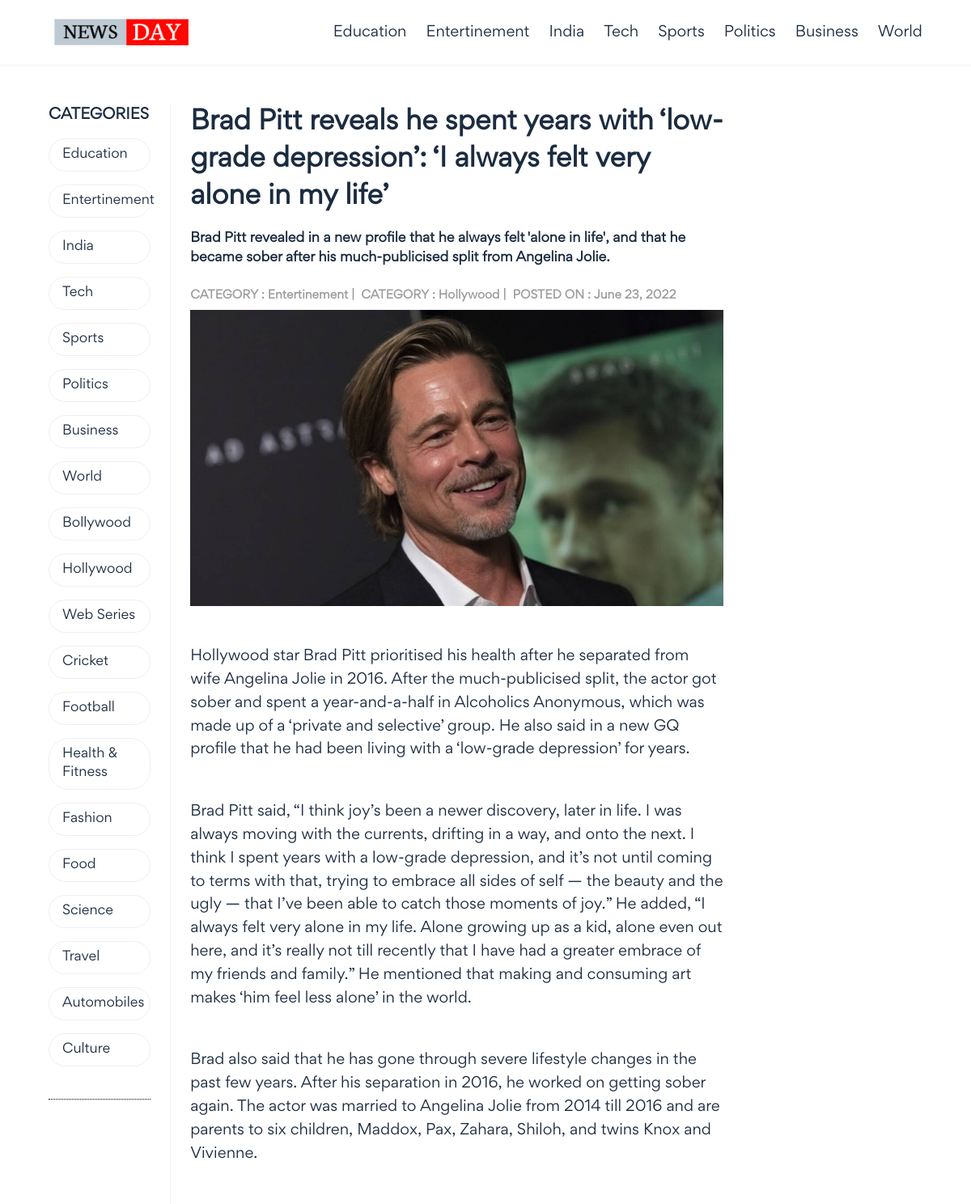
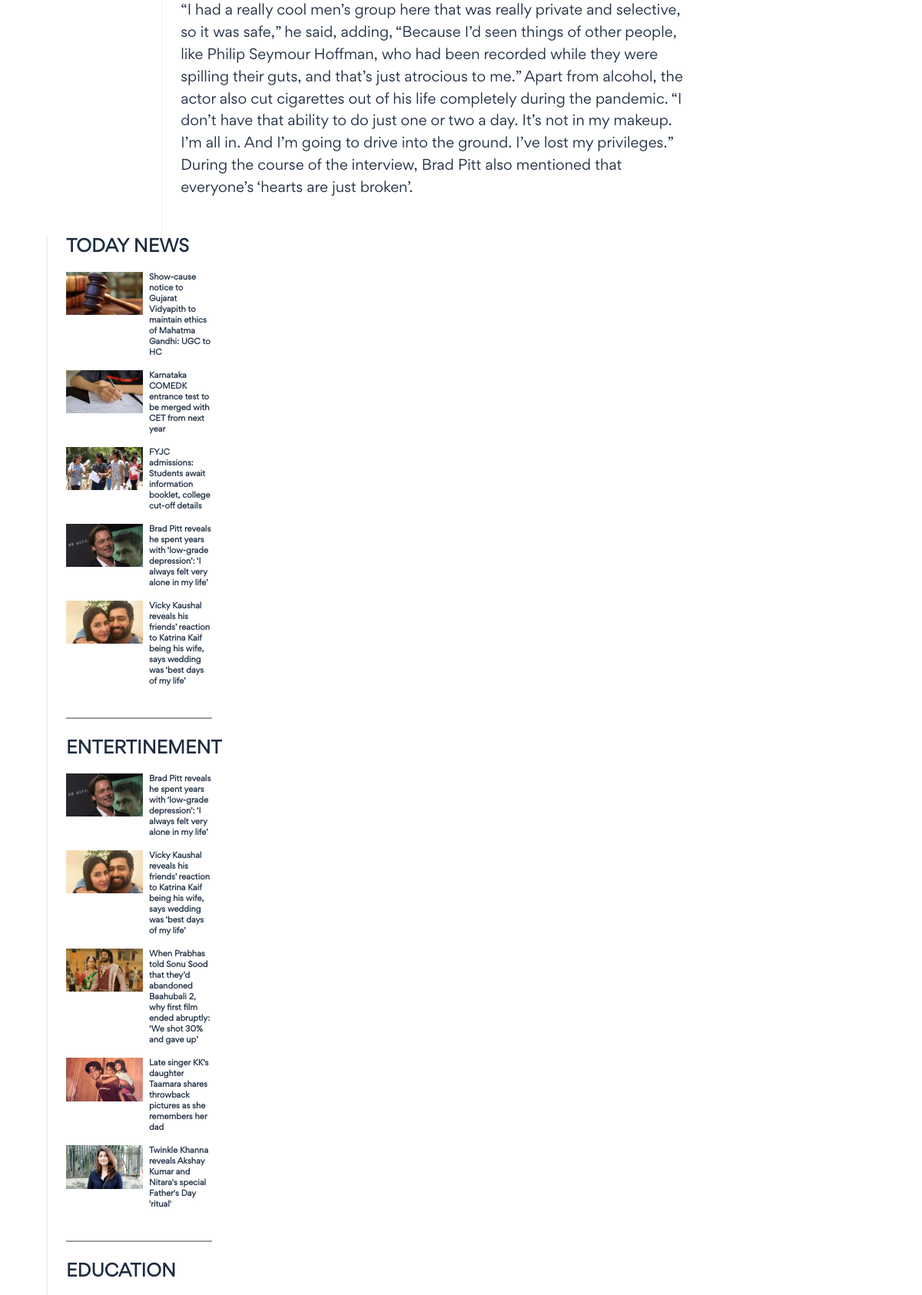
The page /14 (upper part) on the database its author committed (2 pictures, top to bottom).
### web/models.py (models this page shows, shortened)
class Category(models.Model):
    title = models.CharField(max_length=25)
    class Meta:
        verbose_name_plural = "categories"

class News(models.Model):
    title = models.CharField(max_length=125)
    short_description = models.TextField()
    description = RichTextField()
    categories = models.ManyToManyField("web.Category")
    featured_image = models.ImageField(upload_to="news/")
    published_date = models.DateField(auto_now_add=True)
    class Meta:
        verbose_name_plural = "news"
        ordering = ["-id"]

### web/views.py (the view)
# urls.py: path('<int:id>',views.news, name="news")
def news(request, id):
    categories = Category.objects.all()
    top_menu = Category.objects.all() [:8]
    trending = News.objects.all() [:5]
    entertinement = News.objects.filter(categories=2) [:5]
    education = News.objects.filter(categories=1) [:5]
    search_categories = request.GET.get("category")
    print(search_categories)
    if search_categories:
        news = news.filter(categories__in=search_categories)
    instances = get_object_or_404(News.objects.filter(id=id))
    context = {
        "categories": categories,
        "top_menu": top_menu,
        "trending": trending,
        "entertinement": entertinement,
        "education": education,
        "instances": instances,
    }
    return render(request, "news.html", context=context)

### templates/news.html
{% extends "base.html" %}
{% block content %} {% load static %}
    <div class="news-section">
        <h1>{{instances.title}}</h1>
        <span>{{instances.short_description}}</span>
        <div class="details">
            {% for category in instances.categories.all %}
                <h4>CATEGORY : {{category.title}} |</h4>
            {% endfor %}
            <span>POSTED ON : {{instances.published_date}}</span>
        </div>
        <div class="news-image">
            <img src="{{instances.featured_image.url}}" alt="News">
        </div>
        <p>{{instances.description|safe}}</p>
    </div>
{% endblock %}

### templates/base.html (shortened to what this page needs)
<!DOCTYPE html>
<html lang="en">
<head>
    {% load static %}
    <link rel="stylesheet" href="{% static './css/style.css' %}" type="text/css" />
</head>
<body>
    <header>
        <section class="wrapper">
            <div class="left">
                <h1>
                    <a href="{% url 'web:index' %}"><img src="{% static './images/logos/logo.png' %}" alt="Logo"></a>
                </h1>
            </div>
            <div class="right">
                <ul>
                    {% for category in top_menu %}
                        <li><a href="{% url 'web:index' %}?category={{category.id}}">{{category.title}}</a></li>
                    {% endfor %}
                </ul>
            </div>
        </section>
    </header>
    <section id="spotlight">
        <section class="wrapper">
            <div class="left-slide-bar">
                <h3>CATEGORIES</h3>
                <ul>
                    {% for category in categories %}
                        <li><a href="{% url 'web:index' %}?category={{category.id}}">{{category.title}}</a></li>
                    {% endfor %}
                </ul>
            </div>
            {% block content %} {% endblock %}
            <div class="right-slide-bar">
                <h3>TODAY NEWS</h3>
                <ul>
                    {% for news in trending %}
                        <li>
                            <a href="{% url 'web:news' id=news.id %}">
                                <img src="{{news.featured_image.url}}" alt="News">
                                <h3>{{news.title}}</h3>
                            </a>
                        </li>
                    {% endfor %}
                </ul>
                <h3>ENTERTINEMENT</h3>
                <ul>
                    {% for news in entertinement %}
                        <li>
                            <a href="{% url 'web:news' id=news.id %}">
                                <img src="{{news.featured_image.url}}" alt="News">
                                <h3>{{news.title}}</h3>
                            </a>
                        </li>
                    {% endfor %}
                </ul>
                <h3>EDUCATION</h3>
            </div>
        </section>
    </section>
</body>
</html>

### static/css/style.css (style rules this page uses)
* { margin: 0; padding: 0; border: 0; vertical-align: baseline; background: transparent; font-weight: normal; text-decoration: none; outline: none; -webkit-box-sizing: border-box; -moz-box-sizing: border-box; box-sizing: border-box; font-family: "Gordita Regular"; }
ol, ul { list-style: none; }
body { font-size: 17px; color: #1c2c40; overflow-x: hidden; min-width: 320px; font-weight: 400; }
a { color: #1c2c40; }
p { line-height: 1.6em; font-size: 16px; font-weight: 400; }
.wrapper { width: 90%; margin: 0 auto; max-width: 1500px; }
img { display: block; width: 100%; height: 100%; }
header { border-bottom: 1px solid #EFEFEF; }
header .wrapper { height: 80px; align-items: center; display: flex; justify-content: space-between; }
header div.left { width: 180px; margin-right: 24px; }
header div.left h1 { display: block; width: 100%; }
header div.left h1 a { display: block; width: 100%; }
header div.left h1 a img { display: block; width: 100%; }
header div.right ul { display: flex; justify-content: start; align-items: center; }
header div.right ul li { margin-right: 24px; }
header div.right ul li:last-child { margin-right: 0; }
header div.right ul li a { font-size: 18px; font-weight: 500; }
#spotlight { padding: 48px 0; }
#spotlight .wrapper { display: flex; justify-content: start; flex-wrap: wrap; }
#spotlight div.left-slide-bar { width: 14%; padding-right: 24px; border-right: 1px solid #EFEFEF; }
#spotlight div.left-slide-bar h3 { font-size: 18px; font-weight: 700; margin-bottom: 16px; }
#spotlight div.left-slide-bar ul { padding-bottom: 24px; border-bottom: 1px dotted #000; }
#spotlight div.left-slide-bar ul li { margin-bottom: 16px; }
#spotlight div.left-slide-bar ul li a { font-size: 16px; font-weight: 500; padding: 8px 16px; border: 1px solid #EFEFEF; display: block; border-radius: 25px; }
#spotlight div.news-section { width: 61%; margin-right: 32px; margin-left: 24px; }
#spotlight div.right-slide-bar { width: 20%; border-left: 2px solid #EFEFEF; padding-left: 24px; }
#spotlight div.right-slide-bar h3 { font-size: 22px; font-weight: 700; margin-bottom: 16px; }
#spotlight div.right-slide-bar ul { border-bottom: 2px double #9c9d9e; margin-bottom: 24px; padding-bottom: 24px; }
#spotlight div.right-slide-bar ul li a { display: flex; justify-content: start; }
#spotlight div.right-slide-bar ul li a img { max-width: 100px; display: block; margin-right: 8px; }
#spotlight div.right-slide-bar ul li a h3 { font-size: 10px; }
#spotlight div.news-section h1 { font-size: 32px; font-weight: 700; margin-bottom: 16px; }
#spotlight div.news-section span { font-size: 16px; font-weight: 700; }
#spotlight div.news-section div.details { margin-top: 24px; display: flex; justify-content: start; }
#spotlight div.news-section div.details h4 { font-size: 14px; font-weight: 700; margin-right: 8px; color: #9c9d9e; }
#spotlight div.news-section div.details span { font-size: 14px; font-weight: 700; color: #9c9d9e; margin-bottom: 8px; }
#spotlight div.news-section div.news-image { display: block; width: 100%; margin-bottom: 24px; }
#spotlight div.news-section div.news-image img { display: block; width: 100%; }
#spotlight div.news-section p { font-size: 18px; font-weight: 500; margin-bottom: 48px; }

### rows shown on the page
Category: title "Education"
Category: title "Entertinement"
Category: title "India"
Category: title "Tech"
Category: title "Sports"
Category: title "Politics"
Category: title "Business"
Category: title "World"
Category: title "Bollywood"
Category: title "Hollywood"
Category: title "Web Series"
Category: title "Cricket"
Category: title "Football"
Category: title "Health & Fitness"
Category: title "Fashion"
Category: title "Food"
Category: title "Science"
Category: title "Travel"
Category: title "Automobiles"
Category: title "Culture"
News: title "Brad Pitt reveals he spent years with ‘low-grade depression’: ‘I always felt very alone in my life’", short_description "Brad Pitt revealed in a new profile that he always felt 'alone in life', and that he became sober after his much-publicised split from Angelina Jolie.", published_date "June 23, 2022", featured_image (picture), description "Hollywood star Brad Pitt prioritised his health after he separated from wife Angelina Jolie in 2016. After the much-publicised split , the actor got sober and spent a year-and-a-half in Alcoholics Anonymous, which was made up of a ‘private and selective’ group. He also said in a new GQ profile that he had been living with a ‘low-grade depression’ for years. Brad Pitt said, “I think joy’s been a newer discovery, later in life. I was always moving with the currents, drifting in a way, and onto the next. I think I spent years with a low-grade depression, and it’s not until coming to terms with that, trying to embrace all sides of self — the beauty and the ugly — that I’ve been able to catch…"
News: featured_image (picture), title "Show-cause notice to Gujarat Vidyapith to maintain ethics of Mahatma Gandhi: UGC to HC"
News: featured_image (picture), title "Karnataka COMEDK entrance test to be merged with CET from next year"
News: featured_image (picture), title "FYJC admissions: Students await information booklet, college cut-off details"
News: featured_image (picture), title "Vicky Kaushal reveals his friends’ reaction to Katrina Kaif being his wife, says wedding was ‘best days of my life’"
News: featured_image (picture), title "When Prabhas told Sonu Sood that they’d abandoned Baahubali 2, why first film ended abruptly: ‘We shot 30% and gave up’"
News: featured_image (picture), title "Late singer KK's daughter Taamara shares throwback pictures as she remembers her dad"
News: featured_image (picture), title "Twinkle Khanna reveals Akshay Kumar and Nitara's special Father's Day 'ritual'"
